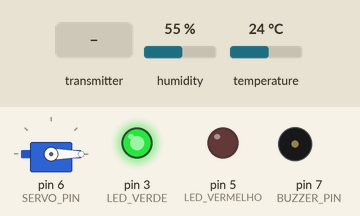
Simulated run of this sketch. Board: Arduino Uno, built with avr-gcc and run on an emulated ATmega328P. On the bench: servo, output pins drawn as LEDs (lit = HIGH), buzzer (waves = sounding, pin HIGH). Inputs (shaded band) come from the test bench; at power-on: humidity 55 %, temperature 24 °C. No radio packets arrive unless stated; what the sketch prints to the serial monitor is not drawn.

Above: at 1.2 s.
1.3 s: the transmitter starts sending acao = ALARME_ON
At 2.5 s:
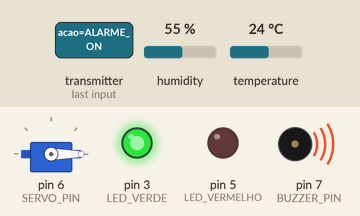
2.8 s: the transmitter starts sending acao = LIGAR_MOTOR
At 4.1 s:
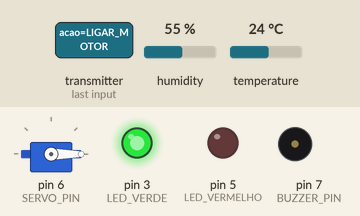
Timing chart, 0 to 5.8 s (numbered marks = the images above; inputs shaded):
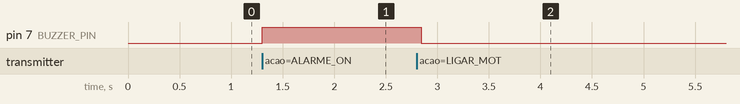

The sketch:

transmissor.ino
```cpp
#include <DHT.h>
#include <Servo.h>
#include <SPI.h>
#include <nRF24L01.h>
#include <RF24.h>

// ----------------- DEFINIÇÕES -----------------
#define DHTPIN 2
#define DHTTYPE DHT11

#define SERVO_PIN 6
#define BUZZER_PIN 7
#define LED_VERDE 3
#define LED_VERMELHO 5

#define NODE_ID "Node1"

// ----------------- OBJETOS -----------------
DHT dht(DHTPIN, DHTTYPE);
Servo servoMotor;
RF24 radio(9, 10);  // CE, CSN

// Dois canais
const byte enderecoEnvio[6] = "00001";   // Transmissor envia dados
const byte enderecoRecebe[6] = "00002";  // Transmissor recebe comandos

struct Dados {
  char id[6];
  float temp;
  float umid;
};

struct Comando {
  char acao[16];
};

// ----------------- SETUP -----------------
void setup() {
  Serial.begin(9600);
  dht.begin();
  servoMotor.attach(SERVO_PIN);
  pinMode(BUZZER_PIN, OUTPUT);
  pinMode(LED_VERDE, OUTPUT);
  pinMode(LED_VERMELHO, OUTPUT);

  radio.begin();
  radio.openWritingPipe(enderecoEnvio);
  radio.openReadingPipe(1, enderecoRecebe);
  radio.startListening(); // já começa ouvindo comandos

  // Estado inicial
  servoMotor.write(0);
  digitalWrite(LED_VERDE, HIGH);
  digitalWrite(LED_VERMELHO, LOW);
  digitalWrite(BUZZER_PIN, LOW);

  Serial.println("✅ Transmissor iniciado!");
}

// ----------------- LOOP -----------------
void loop() {
  float temp = dht.readTemperature();
  float umid = dht.readHumidity();

  if (isnan(temp) || isnan(umid)) {
    Serial.println("⚠️ Erro ao ler DHT11");
    delay(2000);
    return;
  }

  // Monta dados
  Dados dados;
  strncpy(dados.id, NODE_ID, sizeof(dados.id));
  dados.temp = temp;
  dados.umid = umid;

  // --- ENVIA DADOS ---
  radio.stopListening();
  bool enviado = radio.write(&dados, sizeof(dados));
  radio.startListening();

  if (enviado) {
    Serial.print("✅ Enviado: ");
    Serial.print(dados.id);
    Serial.print(" | Temp: ");
    Serial.print(dados.temp, 2);
    Serial.print("°C | Umid: ");
    Serial.println(dados.umid, 2);
  } else {
    Serial.println("❌ Erro na transmissão, tentando novamente...");
  }

  // --- LER COMANDOS POR 5 SEGUNDOS ---
  unsigned long startTime = millis();
  while (millis() - startTime < 5000) {
    if (radio.available()) {
      Comando cmd;
      radio.read(&cmd, sizeof(cmd));
      Serial.print("📩 Comando recebido: ");
      Serial.println(cmd.acao);

      if (strcmp(cmd.acao, "LIGAR_MOTOR") == 0) {
        servoMotor.write(0);
        digitalWrite(LED_VERDE, HIGH);
        digitalWrite(LED_VERMELHO, LOW);
        digitalWrite(BUZZER_PIN, LOW);
        Serial.println("✅ Esteira liberada");
      }
      else if (strcmp(cmd.acao, "DESLIGAR_MOTOR") == 0) {
        servoMotor.write(90);
        digitalWrite(LED_VERDE, LOW);
        digitalWrite(LED_VERMELHO, HIGH);
        Serial.println("🔥 Esteira parada");
      }
      else if (strcmp(cmd.acao, "ALARME_ON") == 0) {
        digitalWrite(BUZZER_PIN, HIGH);
        Serial.println("🔊 Alarme acionado");
      }
      else if (strcmp(cmd.acao, "ALARME_OFF") == 0) {
        digitalWrite(BUZZER_PIN, LOW);
        Serial.println("🔕 Alarme desligado");
      }
    }
  }

  delay(1000); // espera 1s antes de enviar novamente
}
```

Measured:
- after the input at 1.3 s, pin 7 (BUZZER_PIN): LOW → HIGH at once
- after the input at 2.8 s, pin 7 (BUZZER_PIN): HIGH → LOW at once
